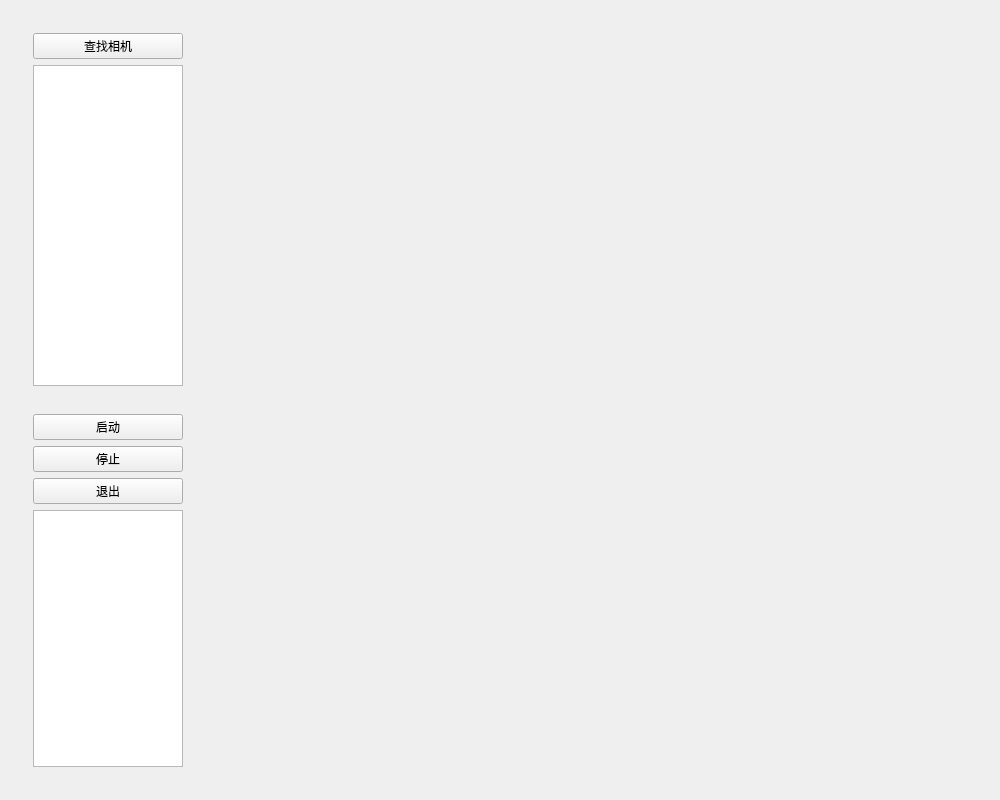
<?xml version="1.0" encoding="UTF-8"?>
<ui version="4.0">
 <class>JaiCameraDemoMainWidgetClass</class>
 <widget class="QWidget" name="JaiCameraDemoMainWidgetClass">
  <property name="geometry">
   <rect>
    <x>0</x>
    <y>0</y>
    <width>1000</width>
    <height>800</height>
   </rect>
  </property>
  <property name="windowTitle">
   <string>JaiCameraDemoMainWidget</string>
  </property>
  <layout class="QHBoxLayout" name="horizontalLayout" stretch="1,4">
   <item>
    <widget class="QWidget" name="leftWidget" native="true">
     <layout class="QVBoxLayout" name="verticalLayout" stretch="1,1">
      <item>
       <widget class="QWidget" name="leftTopWidget" native="true">
        <layout class="QVBoxLayout" name="verticalLayout_2">
         <item>
          <widget class="QPushButton" name="searchCamerasButton">
           <property name="text">
            <string>查找相机</string>
           </property>
          </widget>
         </item>
         <item>
          <widget class="QTableWidget" name="camerasTableWidget"/>
         </item>
        </layout>
       </widget>
      </item>
      <item>
       <widget class="QWidget" name="leftBottomWidget" native="true">
        <layout class="QVBoxLayout" name="verticalLayout_3">
         <item>
          <widget class="QPushButton" name="startButton">
           <property name="text">
            <string>启动</string>
           </property>
          </widget>
         </item>
         <item>
          <widget class="QPushButton" name="stopButton">
           <property name="text">
            <string>停止</string>
           </property>
          </widget>
         </item>
         <item>
          <widget class="QPushButton" name="exitButton">
           <property name="text">
            <string>退出</string>
           </property>
          </widget>
         </item>
         <item>
          <widget class="QTableWidget" name="cameraConfigTableWidget"/>
         </item>
        </layout>
       </widget>
      </item>
     </layout>
    </widget>
   </item>
   <item>
    <widget class="QWidget" name="rightWidget" native="true">
     <layout class="QGridLayout" name="gridLayout">
      <item row="0" column="0">
       <widget class="QLabel" name="imageLabel">
        <property name="text">
         <string/>
        </property>
       </widget>
      </item>
     </layout>
    </widget>
   </item>
  </layout>
 </widget>
 <layoutdefault spacing="6" margin="11"/>
 <resources>
  <include location="JaiCameraDemoMainWidget.qrc"/>
 </resources>
 <connections>
  <connection>
   <sender>searchCamerasButton</sender>
   <signal>clicked()</signal>
   <receiver>JaiCameraDemoMainWidgetClass</receiver>
   <slot>searchCamerasButtonClicked()</slot>
   <hints>
    <hint type="sourcelabel">
     <x>111</x>
     <y>38</y>
    </hint>
    <hint type="destinationlabel">
     <x>118</x>
     <y>-22</y>
    </hint>
   </hints>
  </connection>
  <connection>
   <sender>startButton</sender>
   <signal>clicked()</signal>
   <receiver>JaiCameraDemoMainWidgetClass</receiver>
   <slot>startButtonClicked()</slot>
   <hints>
    <hint type="sourcelabel">
     <x>120</x>
     <y>424</y>
    </hint>
    <hint type="destinationlabel">
     <x>-11</x>
     <y>424</y>
    </hint>
   </hints>
  </connection>
  <connection>
   <sender>stopButton</sender>
   <signal>clicked()</signal>
   <receiver>JaiCameraDemoMainWidgetClass</receiver>
   <slot>stopButtonClicked()</slot>
   <hints>
    <hint type="sourcelabel">
     <x>117</x>
     <y>449</y>
    </hint>
    <hint type="destinationlabel">
     <x>-34</x>
     <y>446</y>
    </hint>
   </hints>
  </connection>
  <connection>
   <sender>exitButton</sender>
   <signal>clicked()</signal>
   <receiver>JaiCameraDemoMainWidgetClass</receiver>
   <slot>exitButtonClicked()</slot>
   <hints>
    <hint type="sourcelabel">
     <x>79</x>
     <y>481</y>
    </hint>
    <hint type="destinationlabel">
     <x>-17</x>
     <y>482</y>
    </hint>
   </hints>
  </connection>
 </connections>
 <slots>
  <slot>searchCamerasButtonClicked()</slot>
  <slot>startButtonClicked()</slot>
  <slot>stopButtonClicked()</slot>
  <slot>exitButtonClicked()</slot>
 </slots>
</ui>
